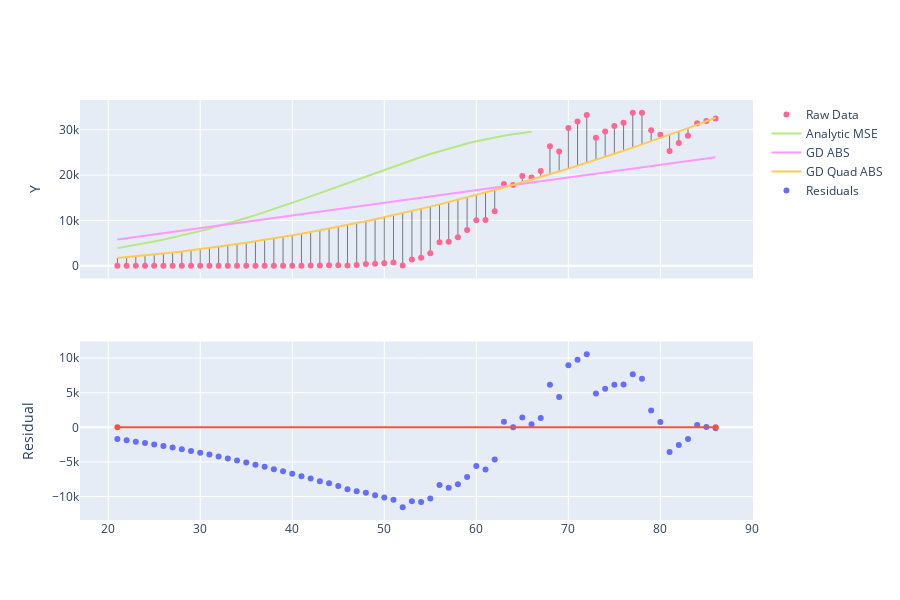

The cell this chart's notebook holds for it:
### Code cell
y_hat = quad_model(tx).detach().numpy().flatten()

gd_quad_abs_line = go.Scatter(x=x, y=y_hat, name="GD Quad ABS")
fig = make_subplots(rows=2, cols=1, shared_xaxes=True)
for t in residual_lines(x,y,y_hat) + [raw_data_plot, analytic_mse_line, gd_abs_line, gd_quad_abs_line]:
    fig.add_trace(t, row=1,col=1)
fig.add_trace(go.Scatter(x=x, y = y - y_hat , mode='markers', name='Residuals'), row=2, col=1)
fig.add_trace(go.Scatter(x=[x.min(), x.max()], y = [0,0], showlegend=False), row=2, col=1)
fig.update_yaxes(title_text="Y", row=1, col=1)
fig.update_yaxes(title_text="Residual", row=2, col=1)
fig.update_layout(height=600)

### Figure 1 — Plotly figure (JSON) as saved in the notebook; plotly's stock layout.template omitted (floating-point values rounded to 4 significant figures)
{"data": [{"line": {"color": "black", "width": 0.5}, "mode": "lines", "showlegend": false, "type": "scatter", "x": [21, 21], "xaxis": "x", "y": [1, 1704.0], "yaxis": "y"}, {"line": {"color": "black", "width": 0.5}, "mode": "lines", "showlegend": false, "type": "scatter", "x": [22, 22], "xaxis": "x", "y": [0, 1886.0], "yaxis": "y"}, {"line": {"color": "black", "width": 0.5}, "mode": "lines", "showlegend": false, "type": "scatter", "x": [23, 23], "xaxis": "x", "y": [0, 2078.0], "yaxis": "y"}, {"line": {"color": "black", "width": 0.5}, "mode": "lines", "showlegend": false, "type": "scatter", "x": [24, 24], "xaxis": "x", "y": [0, 2278.0], "yaxis": "y"}, {"line": {"color": "black", "width": 0.5}, "mode": "lines", "showlegend": false, "type": "scatter", "x": [25, 25], "xaxis": "x", "y": [0, 2488.0], "yaxis": "y"}, {"line": {"color": "black", "width": 0.5}, "mode": "lines", "showlegend": false, "type": "scatter", "x": [26, 26], "xaxis": "x", "y": [0, 2707.0], "yaxis": "y"}, {"line": {"color": "black", "width": 0.5}, "mode": "lines", "showlegend": false, "type": "scatter", "x": [27, 27], "xaxis": "x", "y": [0, 2935.0], "yaxis": "y"}, {"line": {"color": "black", "width": 0.5}, "mode": "lines", "showlegend": false, "type": "scatter", "x": [28, 28], "xaxis": "x", "y": [0, 3172.0], "yaxis": "y"}, {"line": {"color": "black", "width": 0.5}, "mode": "lines", "showlegend": false, "type": "scatter", "x": [29, 29], "xaxis": "x", "y": [2, 3419.0], "yaxis": "y"}, {"line": {"color": "black", "width": 0.5}, "mode": "lines", "showlegend": false, "type": "scatter", "x": [30, 30], "xaxis": "x", "y": [0, 3674.0], "yaxis": "y"}, {"line": {"color": "black", "width": 0.5}, "mode": "lines", "showlegend": false, "type": "scatter", "x": [31, 31], "xaxis": "x", "y": [0, 3939.0], "yaxis": "y"}, {"line": {"color": "black", "width": 0.5}, "mode": "lines", "showlegend": false, "type": "scatter", "x": [32, 32], "xaxis": "x", "y": [0, 4213.0], "yaxis": "y"}, {"line": {"color": "black", "width": 0.5}, "mode": "lines", "showlegend": false, "type": "scatter", "x": [33, 33], "xaxis": "x", "y": [0, 4496.0], "yaxis": "y"}, {"line": {"color": "black", "width": 0.5}, "mode": "lines", "showlegend": false, "type": "scatter", "x": [34, 34], "xaxis": "x", "y": [0, 4789.0], "yaxis": "y"}, {"line": {"color": "black", "width": 0.5}, "mode": "lines", "showlegend": false, "type": "scatter", "x": [35, 35], "xaxis": "x", "y": [1, 5090.0], "yaxis": "y"}, {"line": {"color": "black", "width": 0.5}, "mode": "lines", "showlegend": false, "type": "scatter", "x": [36, 36], "xaxis": "x", "y": [0, 5401.0], "yaxis": "y"}, {"line": {"color": "black", "width": 0.5}, "mode": "lines", "showlegend": false, "type": "scatter", "x": [37, 37], "xaxis": "x", "y": [8, 5721.0], "yaxis": "y"}, {"line": {"color": "black", "width": 0.5}, "mode": "lines", "showlegend": false, "type": "scatter", "x": [38, 38], "xaxis": "x", "y": [6, 6050.0], "yaxis": "y"}, {"line": {"color": "black", "width": 0.5}, "mode": "lines", "showlegend": false, "type": "scatter", "x": [39, 39], "xaxis": "x", "y": [23, 6388.0], "yaxis": "y"}, {"line": {"color": "black", "width": 0.5}, "mode": "lines", "showlegend": false, "type": "scatter", "x": [40, 40], "xaxis": "x", "y": [20, 6736.0], "yaxis": "y"}, {"line": {"color": "black", "width": 0.5}, "mode": "lines", "showlegend": false, "type": "scatter", "x": [41, 41], "xaxis": "x", "y": [31, 7092.0], "yaxis": "y"}, {"line": {"color": "black", "width": 0.5}, "mode": "lines", "showlegend": false, "type": "scatter", "x": [42, 42], "xaxis": "x", "y": [68, 7458.0], "yaxis": "y"}, {"line": {"color": "black", "width": 0.5}, "mode": "lines", "showlegend": false, "type": "scatter", "x": [43, 43], "xaxis": "x", "y": [45, 7833.0], "yaxis": "y"}, {"line": {"color": "black", "width": 0.5}, "mode": "lines", "showlegend": false, "type": "scatter", "x": [44, 44], "xaxis": "x", "y": [119, 8217.0], "yaxis": "y"}, {"line": {"color": "black", "width": 0.5}, "mode": "lines", "showlegend": false, "type": "scatter", "x": [45, 45], "xaxis": "x", "y": [114, 8610.0], "yaxis": "y"}, {"line": {"color": "black", "width": 0.5}, "mode": "lines", "showlegend": false, "type": "scatter", "x": [46, 46], "xaxis": "x", "y": [64, 9013.0], "yaxis": "y"}, {"line": {"color": "black", "width": 0.5}, "mode": "lines", "showlegend": false, "type": "scatter", "x": [47, 47], "xaxis": "x", "y": [194, 9425.0], "yaxis": "y"}, {"line": {"color": "black", "width": 0.5}, "mode": "lines", "showlegend": false, "type": "scatter", "x": [48, 48], "xaxis": "x", "y": [397, 9846.0], "yaxis": "y"}, {"line": {"color": "black", "width": 0.5}, "mode": "lines", "showlegend": false, "type": "scatter", "x": [49, 49], "xaxis": "x", "y": [452, 10280.0], "yaxis": "y"}, {"line": {"color": "black", "width": 0.5}, "mode": "lines", "showlegend": false, "type": "scatter", "x": [50, 50], "xaxis": "x", "y": [590, 10710.0], "yaxis": "y"}, {"line": {"color": "black", "width": 0.5}, "mode": "lines", "showlegend": false, "type": "scatter", "x": [51, 51], "xaxis": "x", "y": [710, 11160.0], "yaxis": "y"}, {"line": {"color": "black", "width": 0.5}, "mode": "lines", "showlegend": false, "type": "scatter", "x": [52, 52], "xaxis": "x", "y": [61, 11620.0], "yaxis": "y"}, {"line": {"color": "black", "width": 0.5}, "mode": "lines", "showlegend": false, "type": "scatter", "x": [53, 53], "xaxis": "x", "y": [1389, 12090.0], "yaxis": "y"}, {"line": {"color": "black", "width": 0.5}, "mode": "lines", "showlegend": false, "type": "scatter", "x": [54, 54], "xaxis": "x", "y": [1789, 12560.0], "yaxis": "y"}, {"line": {"color": "black", "width": 0.5}, "mode": "lines", "showlegend": false, "type": "scatter", "x": [55, 55], "xaxis": "x", "y": [2777, 13050.0], "yaxis": "y"}, {"line": {"color": "black", "width": 0.5}, "mode": "lines", "showlegend": false, "type": "scatter", "x": [56, 56], "xaxis": "x", "y": [5221, 13540.0], "yaxis": "y"}, {"line": {"color": "black", "width": 0.5}, "mode": "lines", "showlegend": false, "type": "scatter", "x": [57, 57], "xaxis": "x", "y": [5309, 14050.0], "yaxis": "y"}, {"line": {"color": "black", "width": 0.5}, "mode": "lines", "showlegend": false, "type": "scatter", "x": [58, 58], "xaxis": "x", "y": [6322, 14560.0], "yaxis": "y"}, {"line": {"color": "black", "width": 0.5}, "mode": "lines", "showlegend": false, "type": "scatter", "x": [59, 59], "xaxis": "x", "y": [7909, 15080.0], "yaxis": "y"}, {"line": {"color": "black", "width": 0.5}, "mode": "lines", "showlegend": false, "type": "scatter", "x": [60, 60], "xaxis": "x", "y": [10029, 15610.0], "yaxis": "y"}, {"line": {"color": "black", "width": 0.5}, "mode": "lines", "showlegend": false, "type": "scatter", "x": [61, 61], "xaxis": "x", "y": [10073, 16150.0], "yaxis": "y"}, {"line": {"color": "black", "width": 0.5}, "mode": "lines", "showlegend": false, "type": "scatter", "x": [62, 62], "xaxis": "x", "y": [12042, 16700.0], "yaxis": "y"}, {"line": {"color": "black", "width": 0.5}, "mode": "lines", "showlegend": false, "type": "scatter", "x": [63, 63], "xaxis": "x", "y": [18058, 17260.0], "yaxis": "y"}, {"line": {"color": "black", "width": 0.5}, "mode": "lines", "showlegend": false, "type": "scatter", "x": [64, 64], "xaxis": "x", "y": [17821, 17830.0], "yaxis": "y"}, {"line": {"color": "black", "width": 0.5}, "mode": "lines", "showlegend": false, "type": "scatter", "x": [65, 65], "xaxis": "x", "y": [19808, 18410.0], "yaxis": "y"}, {"line": {"color": "black", "width": 0.5}, "mode": "lines", "showlegend": false, "type": "scatter", "x": [66, 66], "xaxis": "x", "y": [19444, 18990.0], "yaxis": "y"}, {"line": {"color": "black", "width": 0.5}, "mode": "lines", "showlegend": false, "type": "scatter", "x": [67, 67], "xaxis": "x", "y": [20922, 19590.0], "yaxis": "y"}, {"line": {"color": "black", "width": 0.5}, "mode": "lines", "showlegend": false, "type": "scatter", "x": [68, 68], "xaxis": "x", "y": [26341, 20190.0], "yaxis": "y"}, {"line": {"color": "black", "width": 0.5}, "mode": "lines", "showlegend": false, "type": "scatter", "x": [69, 69], "xaxis": "x", "y": [25200, 20810.0], "yaxis": "y"}, {"line": {"color": "black", "width": 0.5}, "mode": "lines", "showlegend": false, "type": "scatter", "x": [70, 70], "xaxis": "x", "y": [30390, 21430.0], "yaxis": "y"}, {"line": {"color": "black", "width": 0.5}, "mode": "lines", "showlegend": false, "type": "scatter", "x": [71, 71], "xaxis": "x", "y": [31824, 22060.0], "yaxis": "y"}, {"line": {"color": "black", "width": 0.5}, "mode": "lines", "showlegend": false, "type": "scatter", "x": [72, 72], "xaxis": "x", "y": [33267, 22700.0], "yaxis": "y"}, {"line": {"color": "black", "width": 0.5}, "mode": "lines", "showlegend": false, "type": "scatter", "x": [73, 73], "xaxis": "x", "y": [28219, 23350.0], "yaxis": "y"}, {"line": {"color": "black", "width": 0.5}, "mode": "lines", "showlegend": false, "type": "scatter", "x": [74, 74], "xaxis": "x", "y": [29595, 24010.0], "yaxis": "y"}, {"line": {"color": "black", "width": 0.5}, "mode": "lines", "showlegend": false, "type": "scatter", "x": [75, 75], "xaxis": "x", "y": [30838, 24680.0], "yaxis": "y"}, {"line": {"color": "black", "width": 0.5}, "mode": "lines", "showlegend": false, "type": "scatter", "x": [76, 76], "xaxis": "x", "y": [31547, 25360.0], "yaxis": "y"}, {"line": {"color": "black", "width": 0.5}, "mode": "lines", "showlegend": false, "type": "scatter", "x": [77, 77], "xaxis": "x", "y": [33728, 26050.0], "yaxis": "y"}, {"line": {"color": "black", "width": 0.5}, "mode": "lines", "showlegend": false, "type": "scatter", "x": [78, 78], "xaxis": "x", "y": [33755, 26740.0], "yaxis": "y"}, {"line": {"color": "black", "width": 0.5}, "mode": "lines", "showlegend": false, "type": "scatter", "x": [79, 79], "xaxis": "x", "y": [29861, 27450.0], "yaxis": "y"}, {"line": {"color": "black", "width": 0.5}, "mode": "lines", "showlegend": false, "type": "scatter", "x": [80, 80], "xaxis": "x", "y": [28917, 28160.0], "yaxis": "y"}, {"line": {"color": "black", "width": 0.5}, "mode": "lines", "showlegend": false, "type": "scatter", "x": [81, 81], "xaxis": "x", "y": [25306, 28890.0], "yaxis": "y"}, {"line": {"color": "black", "width": 0.5}, "mode": "lines", "showlegend": false, "type": "scatter", "x": [82, 82], "xaxis": "x", "y": [27051, 29620.0], "yaxis": "y"}, {"line": {"color": "black", "width": 0.5}, "mode": "lines", "showlegend": false, "type": "scatter", "x": [83, 83], "xaxis": "x", "y": [28680, 30360.0], "yaxis": "y"}, {"line": {"color": "black", "width": 0.5}, "mode": "lines", "showlegend": false, "type": "scatter", "x": [84, 84], "xaxis": "x", "y": [31451, 31110.0], "yaxis": "y"}, {"line": {"color": "black", "width": 0.5}, "mode": "lines", "showlegend": false, "type": "scatter", "x": [85, 85], "xaxis": "x", "y": [31905, 31870.0], "yaxis": "y"}, {"line": {"color": "black", "width": 0.5}, "mode": "lines", "showlegend": false, "type": "scatter", "x": [86, 86], "xaxis": "x", "y": [32491, 32640.0], "yaxis": "y"}, {"mode": "markers", "name": "Raw Data", "type": "scatter", "x": [21, 22, 23, 24, 25, 26, 27, 28, 29, 30, 31, 32, 33, 34, 35, 36, 37, 38, 39, 40, 41, 42, 43, 44, 45, 46, 47, 48, 49, 50, 51, 52, 53, 54, 55, 56, 57, 58, 59, 60, 61, 62, 63, 64, 65, 66, 67, 68, 69, 70, 71, 72, 73, 74, 75, 76, 77, 78, 79, 80, 81, 82, 83, 84, 85, 86], "xaxis": "x", "y": [1, 0, 0, 0, 0, 0, 0, 0, 2, 0, 0, 0, 0, 0, 1, 0, 8, 6, 23, 20, 31, 68, 45, 119, 114, 64, 194, 397, 452, 590, 710, 61, 1389, 1789, 2777, 5221, 5309, 6322, 7909, 10029, 10073, 12042, 18058, 17821, 19808, 19444, 20922, 26341, 25200, 30390, 31824, 33267, 28219, 29595, 30838, 31547, 33728, 33755, 29861, 28917, 25306, 27051, 28680, 31451, 31905, 32491], "yaxis": "y"}, {"name": "Analytic MSE", "type": "scatter", "x": [21, 22, 23, 24, 25, 26, 27, 28, 29, 30, 31, 32, 33, 34, 35, 36, 37, 38, 39, 40, 41, 42, 43, 44, 45, 46, 47, 48, 49, 50, 51, 52, 53, 54, 55, 56, 57, 58, 59, 60, 61, 62, 63, 64, 65, 66, 67, 68, 69, 70, 71, 72, 73, 74, 75, 76, 77, 78, 79, 80, 81, 82, 83, 84, 85, 86], "xaxis": "x", "y": [3898.0, 4231.0, 4584.0, 4959.0, 5355.0, 5773.0, 6214.0, 6677.0, 7162.0, 7670.0, 8200.0, 8752.0, 9325.0, 9919.0, 10530.0, 11170.0, 11820.0, 12490.0, 13170.0, 13870.0, 14580.0, 15310.0, 16040.0, 16780.0, 17520.0, 18260.0, 19010.0, 19750.0, 20490.0, 21220.0, 21930.0, 22640.0, 23320.0, 23990.0, 24640.0, 25260.0, 25850.0, 26410.0, 26940.0, 27440.0, 27890.0, 28310.0, 28680.0, 29010.0, 29300.0, 29530.0], "yaxis": "y"}, {"name": "GD ABS", "type": "scatter", "x": [21, 22, 23, 24, 25, 26, 27, 28, 29, 30, 31, 32, 33, 34, 35, 36, 37, 38, 39, 40, 41, 42, 43, 44, 45, 46, 47, 48, 49, 50, 51, 52, 53, 54, 55, 56, 57, 58, 59, 60, 61, 62, 63, 64, 65, 66, 67, 68, 69, 70, 71, 72, 73, 74, 75, 76, 77, 78, 79, 80, 81, 82, 83, 84, 85, 86], "xaxis": "x", "y": [5822.0, 6101.0, 6379.0, 6658.0, 6936.0, 7214.0, 7493.0, 7771.0, 8050.0, 8328.0, 8607.0, 8885.0, 9164.0, 9442.0, 9721.0, 9999.0, 10280.0, 10560.0, 10830.0, 11110.0, 11390.0, 11670.0, 11950.0, 12230.0, 12510.0, 12780.0, 13060.0, 13340.0, 13620.0, 13900.0, 14180.0, 14450.0, 14730.0, 15010.0, 15290.0, 15570.0, 15850.0, 16130.0, 16400.0, 16680.0, 16960.0, 17240.0, 17520.0, 17800.0, 18070.0, 18350.0, 18630.0, 18910.0, 19190.0, 19470.0, 19740.0, 20020.0, 20300.0, 20580.0, 20860.0, 21140.0, 21420.0, 21690.0, 21970.0, 22250.0, 22530.0, 22810.0, 23090.0, 23360.0, 23640.0, 23920.0], "yaxis": "y"}, {"name": "GD Quad ABS", "type": "scatter", "x": [21, 22, 23, 24, 25, 26, 27, 28, 29, 30, 31, 32, 33, 34, 35, 36, 37, 38, 39, 40, 41, 42, 43, 44, 45, 46, 47, 48, 49, 50, 51, 52, 53, 54, 55, 56, 57, 58, 59, 60, 61, 62, 63, 64, 65, 66, 67, 68, 69, 70, 71, 72, 73, 74, 75, 76, 77, 78, 79, 80, 81, 82, 83, 84, 85, 86], "xaxis": "x", "y": [1704.0, 1886.0, 2078.0, 2278.0, 2488.0, 2707.0, 2935.0, 3172.0, 3419.0, 3674.0, 3939.0, 4213.0, 4496.0, 4789.0, 5090.0, 5401.0, 5721.0, 6050.0, 6388.0, 6736.0, 7092.0, 7458.0, 7833.0, 8217.0, 8610.0, 9013.0, 9425.0, 9846.0, 10280.0, 10710.0, 11160.0, 11620.0, 12090.0, 12560.0, 13050.0, 13540.0, 14050.0, 14560.0, 15080.0, 15610.0, 16150.0, 16700.0, 17260.0, 17830.0, 18410.0, 18990.0, 19590.0, 20190.0, 20810.0, 21430.0, 22060.0, 22700.0, 23350.0, 24010.0, 24680.0, 25360.0, 26050.0, 26740.0, 27450.0, 28160.0, 28890.0, 29620.0, 30360.0, 31110.0, 31870.0, 32640.0], "yaxis": "y"}, {"mode": "markers", "name": "Residuals", "type": "scatter", "x": [21, 22, 23, 24, 25, 26, 27, 28, 29, 30, 31, 32, 33, 34, 35, 36, 37, 38, 39, 40, 41, 42, 43, 44, 45, 46, 47, 48, 49, 50, 51, 52, 53, 54, 55, 56, 57, 58, 59, 60, 61, 62, 63, 64, 65, 66, 67, 68, 69, 70, 71, 72, 73, 74, 75, 76, 77, 78, 79, 80, 81, 82, 83, 84, 85, 86], "xaxis": "x2", "y": [-1703.0, -1886.0, -2078.0, -2278.0, -2488.0, -2707.0, -2935.0, -3172.0, -3417.0, -3674.0, -3939.0, -4213.0, -4496.0, -4789.0, -5089.0, -5401.0, -5713.0, -6044.0, -6365.0, -6716.0, -7061.0, -7390.0, -7788.0, -8098.0, -8496.0, -8949.0, -9231.0, -9449.0, -9824.0, -10120.0, -10450.0, -11560.0, -10700.0, -10770.0, -10270.0, -8322.0, -8738.0, -8237.0, -7172.0, -5583.0, -6080.0, -4660.0, 797.3, -7.461, 1403.0, 452.4, 1335.0, 6150.0, 4395.0, 8962.0, 9764.0, 10570.0, 4867.0, 5584.0, 6158.0, 6189.0, 7683.0, 7013.0, 2414.0, 755.3, -3580.0, -2568.0, -1681.0, 338.7, 32.14, -151.6], "yaxis": "y2"}, {"showlegend": false, "type": "scatter", "x": [21, 86], "xaxis": "x2", "y": [0, 0], "yaxis": "y2"}], "layout": {"height": 600, "xaxis": {"anchor": "y", "domain": [0, 1], "matches": "x2", "showticklabels": false}, "xaxis2": {"anchor": "y2", "domain": [0, 1]}, "yaxis": {"anchor": "x", "domain": [0.575, 1], "title": {"text": "Y"}}, "yaxis2": {"anchor": "x2", "domain": [0, 0.425], "title": {"text": "Residual"}}}}
